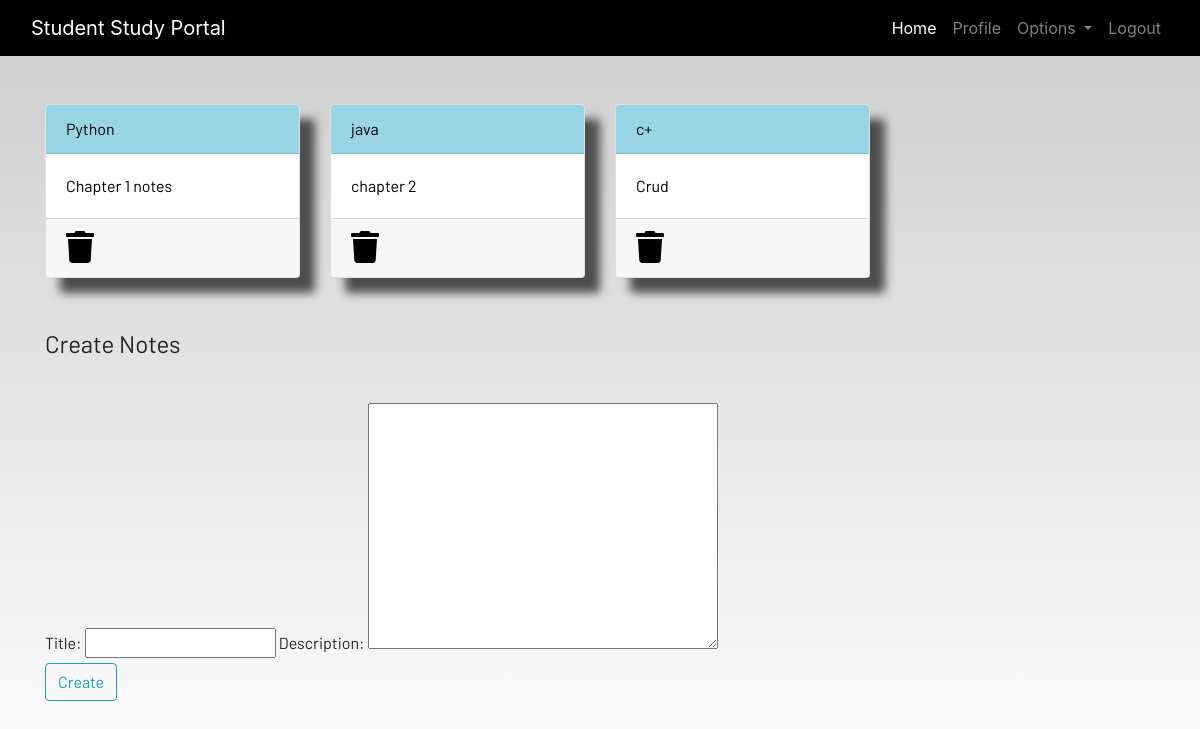
Screenshot of /notes (signed in) with the database file from the repository.
### dashboard/models.py (models this page shows)
class Notes(models.Model):
    user = models.ForeignKey(User,on_delete=models.CASCADE)
    title = models.CharField(max_length=200)
    description= models.TextField()
    class Meta:
      verbose_name="notes"
      verbose_name_plural = "notes"

### dashboard/views.py (the view)
# urls.py: path('notes', views.notes,name='notes'),
@login_required
def notes(request):
    print (request.user)
    if request.method == "POST":
      form = NotesForm(request.POST)
      if form.is_valid():
          notes=Notes(user=request.user,title=request.POST['title'],description=request.POST['description'])
          notes.save()
          messages.success(request,f"Notes added from  {request.user.username} successfully!!")
          return redirect('notes')
    else:
      form = NotesForm()
      notes =Notes.objects.filter(user=request.user)
      context ={'notes':notes,'form':form}
      return render(request,'dashboard/notes.html',context)

### dashboard/forms.py
class NotesForm(forms.ModelForm):
    class Meta:
        model=Notes
        fields =['title','description']

### dashboard/templates/dashboard/notes.html (shortened to what this page needs)
{% extends 'dashboard/base.html' %}
{% load static %}
{% load crispy_forms_tags %}
{% block content %}
<div class="container">
    <div class="row">
        {% for note in notes %}
        <div class="col-md-3">
            <a href="{% url 'notes-detail' note.id %}">
                <div class="card">
                    <div class="card-header">{{note.title}}</div>
                    <div class="card-body">{{note.description|slice:"0:100"}}</div>
                    <div class="card-footer mt-auto "><a href="{% url 'delete-note' note.id  %}">
                        <i class="fa fa-trash fa-2x"></i></a>
                    </div>
                </div>
            </a>
        </div>
        {% endfor %}
        <br><br>
    </div>
</div>
<br><br>
<div class="container">
    <form method="POST">
        <fieldset class="form-group">
            <legend class="border-bottom mb-4">Create Notes</legend>
        </fieldset>
        {{ form }}
        <div class="form-group">
            <button href="" class="btn btn-outline-info" type="submit">
                Create
            </button>
        </div>
    </form>
</div>
{% endblock content %}

### static/css/main.css (style rules this page uses)
html { scroll-behavior: smooth; height: 100%; width: 100%; }
.card { box-shadow: 15px 15px 10px rgb(78, 77, 77); }
a { text-decoration: none !important; color: black; }
.card-header { color: black !important; background: rgb(152, 214, 230) !important; transition: 0.3s ease-in; }
html, body { max-width: 100%; overflow-x: hidden; height: 100%; width: 100%; }
body { background: linear-gradient(rgba(0, 0, 0, 0.2), rgba(255, 255, 255, 0.5)); overflow-x: hidden; background-repeat: no-repeat; }
.card-header { background-color: rgb(133, 204, 231); }
.col-md-3 .card { width: 100%; height: 100%; }
.fa { color: black; }

### rows the page displays
Notes: title "Python", description "Chapter 1 notes"
Notes: title "java", description "chapter 2"
Notes: title "c+", description "Crud"
